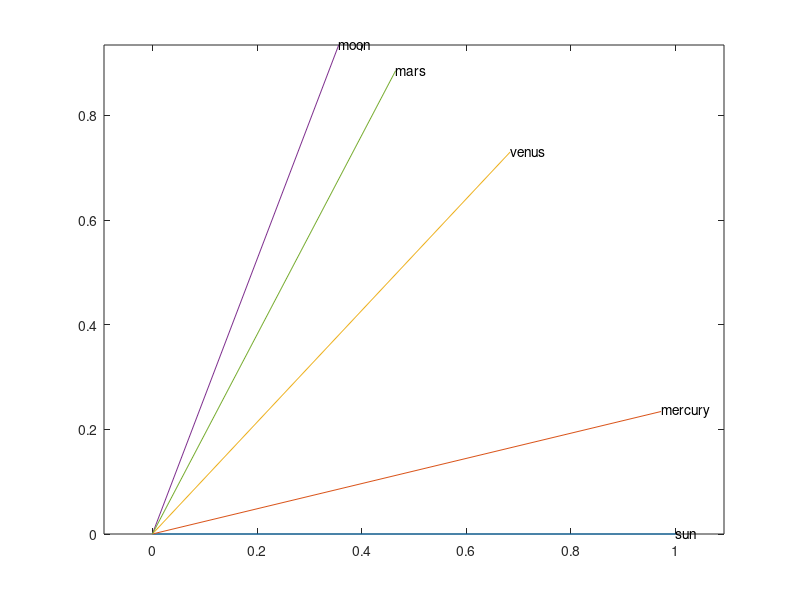

Source code (MATLAB):
% Sky Clock calculations
% FIXME: this hasn't been debugged yet. Trying to get the sign right on
% theta.

%%
% Positions of [sun mercury venus earth moon mars]

p = [ ...
    98737.65714089875 -322333.36244940694 -153695.74901326824
    6941996.601020642 40110318.72735843 20735265.058509897
    107376698.98967445 16606844.809812635 674753.2904573642
    102641024.09369242 97848513.33584224 42404420.99743636
    102797481.67090186 97531216.1543806 42302953.91258208
    -164532329.9741314 165301295.37539384 80258023.65923128];
n = {' sun',' mercury',' venus',' earth',' moon',' mars'};

for i = 1:size(p,1)
    plot3(p(i,1),p(i,2),p(i,3),'r.');
    text(p(i,1),p(i,2),p(i,3),n{i});
    hold on
end
hold off

pe = p(4,:);
p = p([1 2 3 5 6],:);
pe = pe([1 1 1 1 1],:);

%% Subtract the location of earth
p = p - pe;

% p is now a geocentric view of the inner planets
plot3(p(:,1),p(:,2),p(:,3),'.');

%%
psun = p(1,:);
cosTheta = zeros(size(p,1),1);
theta = zeros(size(p,1),1);
for i = 2:size(p,1)
    plot3([psun(1) 0 p(i,1)],[psun(2) 0 p(i,2)],[psun(3) 0 p(i,3)])
    hold on
    cosTheta(i) = dot(psun,p(i,:))/(sqrt(dot(psun,psun))*sqrt(dot(p(i,:),p(i,:))));
    theta(i) = acos(cosTheta(i));
end
hold off

% In degrees...
theta*180/pi

%%

i = 1; body = 'sun';
plot([0 cos(theta(i))],[0 sin(theta(i))]);
text(cos(theta(i)),sin(theta(i)),body);
hold on
i = 2; body = 'mercury';
plot([0 cos(theta(i))],[0 sin(theta(i))]);
text(cos(theta(i)),sin(theta(i)),body);
i = 3; body = 'venus';
plot([0 cos(theta(i))],[0 sin(theta(i))]);
text(cos(theta(i)),sin(theta(i)),body);
i = 4; body = 'moon';
plot([0 cos(theta(i))],[0 sin(theta(i))]);
text(cos(theta(i)),sin(theta(i)),body);
i = 5; body = 'mars';
plot([0 cos(theta(i))],[0 sin(theta(i))]);
text(cos(theta(i)),sin(theta(i)),body);

hold off
axis equal